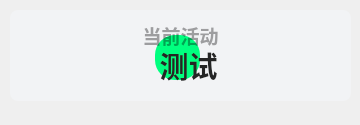
<?xml version="1.0" encoding="UTF-8"?>
<ui version="4.0">
 <class>Theme</class>
 <widget class="QWidget" name="Form">
  <property name="geometry">
   <rect>
    <x>0</x>
    <y>0</y>
    <width>360</width>
    <height>125</height>
   </rect>
  </property>
  <property name="minimumSize">
   <size>
    <width>0</width>
    <height>100</height>
   </size>
  </property>
  <property name="maximumSize">
   <size>
    <width>16777215</width>
    <height>65536</height>
   </size>
  </property>
  <property name="windowTitle">
   <string>当前活动</string>
  </property>
  <widget class="QPushButton" name="subject">
   <property name="geometry">
    <rect>
     <x>10</x>
     <y>40</y>
     <width>341</width>
     <height>51</height>
    </rect>
   </property>
   <property name="font">
    <font>
     <family>Microsoft YaHei UI</family>
     <pointsize>22</pointsize>
     <weight>75</weight>
     <bold>true</bold>
    </font>
   </property>
   <property name="styleSheet">
    <string notr="true">border: none;
color: rgba(37, 37, 37, 255);
font-weight: bold;</string>
   </property>
   <property name="text">
    <string>  测试</string>
   </property>
   <property name="icon">
    <iconset>
     <normaloff>:/svg/img/subject/it.svg</normaloff>:/svg/img/subject/it.svg</iconset>
   </property>
   <property name="iconSize">
    <size>
     <width>36</width>
     <height>26</height>
    </size>
   </property>
  </widget>
  <widget class="QLabel" name="blurEffect">
   <property name="geometry">
    <rect>
     <x>155</x>
     <y>35</y>
     <width>45</width>
     <height>45</height>
    </rect>
   </property>
   <property name="styleSheet">
    <string notr="true">background-color: rgb(0, 255, 127);
border-radius:20px</string>
   </property>
   <property name="text">
    <string/>
   </property>
  </widget>
  <widget class="QLabel" name="sub_title">
   <property name="geometry">
    <rect>
     <x>30</x>
     <y>0</y>
     <width>301</width>
     <height>71</height>
    </rect>
   </property>
   <property name="font">
    <font>
     <family>Microsoft YaHei UI</family>
     <pointsize>14</pointsize>
     <weight>75</weight>
     <bold>true</bold>
    </font>
   </property>
   <property name="styleSheet">
    <string notr="true">color: rgba(0, 0, 0, 90);
font-weight: bold;</string>
   </property>
   <property name="text">
    <string>当前活动</string>
   </property>
   <property name="textFormat">
    <enum>Qt::PlainText</enum>
   </property>
   <property name="alignment">
    <set>Qt::AlignCenter</set>
   </property>
  </widget>
  <widget class="QLabel" name="backgnd">
   <property name="geometry">
    <rect>
     <x>10</x>
     <y>10</y>
     <width>341</width>
     <height>91</height>
    </rect>
   </property>
   <property name="styleSheet">
    <string notr="true">background-color: rgba(242, 243, 245, 255);
border-radius: 8px</string>
   </property>
   <property name="text">
    <string/>
   </property>
  </widget>
  <zorder>backgnd</zorder>
  <zorder>blurEffect</zorder>
  <zorder>sub_title</zorder>
  <zorder>subject</zorder>
 </widget>
 <resources/>
 <connections/>
</ui>
